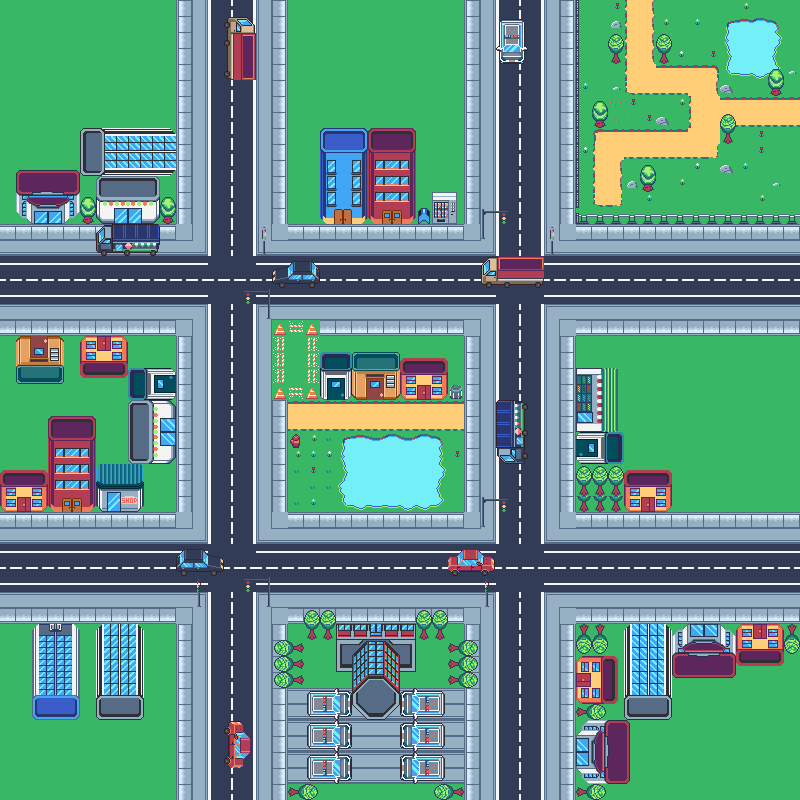

Rendered tile map (Tiled .tmx) drawn with the repository's tilesets; below, a short description and the map source with its tile grids summarised:
An orthogonal 50x50 tile map with 16x16 px tiles, 7 tile layers (background, -Route, eau, arbres, ...), 2 tilesets and 70 objects (67x collision, spawn).

<map version="1.10" tiledversion="1.12.1" orientation="orthogonal" renderorder="right-down" width="50" height="50" tilewidth="16" tileheight="16" infinite="0" nextlayerid="13" nextobjectid="94">
 <tileset firstgid="1" source="asset ville global.tsx" />
 <tileset firstgid="4097" source="asset ville global.tsx" />
 <layer id="1" name="background" width="50" height="50">
  <data>[2500 cells, 2500 non-empty, 1 distinct tile ids]</data>
 </layer>
 <layer id="2" name="-Route" width="50" height="50">
  <data>[2500 cells, 1409 non-empty, 70 distinct tile ids]</data>
 </layer>
 <layer id="7" name="eau" width="50" height="50">
  <data>[2500 cells, 1 non-empty, 1 distinct tile ids]</data>
 </layer>
 <layer id="6" name="arbres" width="50" height="50">
  <data>[2500 cells, 217 non-empty, 101 distinct tile ids]</data>
 </layer>
 <layer id="4" name="batiments" width="50" height="50">
  <data>[2500 cells, 188 non-empty, 163 distinct tile ids]</data>
 </layer>
 <layer id="5" name="voiture" width="50" height="50">
  <data>[2500 cells, 144 non-empty, 56 distinct tile ids]</data>
 </layer>
 <layer id="8" name="signalisation" width="50" height="50">
  <data>[2500 cells, 42 non-empty, 26 distinct tile ids]</data>
 </layer>
 <objectgroup id="11" name="spawn">
  <object id="17" name="spawn" x="375.475" y="399.349">
   <point />
  </object>
 </objectgroup>
 <objectgroup id="12" name="bloc">
  <object id="19" name="collision" x="-33.6408" y="-49.9186" width="895.279" height="53.1742" />
  <object id="20" name="collision" x="796.527" y="-73.7927" width="22.7889" height="880.087" />
  <object id="22" name="collision" x="-27.1297" y="791.101" width="857.298" height="66.1964" />
  <object id="23" name="collision" x="-57.0634" y="-76.5968" width="60.7705" height="962.561" />
  <object id="24" name="collision" x="6.51112" y="167.119" width="170.374" height="57.5149" />
  <object id="27" name="collision" x="80.3039" y="125.882" width="95.4965" height="51.0038" />
  <object id="29" name="collision" x="227.889" y="16.2778" width="26.0445" height="62.9409" />
  <object id="30" name="collision" x="317.96" y="125.882" width="97.6668" height="96.5817" />
  <object id="31" name="collision" x="415.627" y="206.186" width="17.363" height="17.363" />
  <object id="32" name="collision" x="432.99" y="192.078" width="22.7889" height="31.4704" />
  <object id="33" name="collision" x="499.186" y="20.6186" width="23.8741" height="43.4075" />
  <object id="34" name="collision" x="592.512" y="97.6668" width="14.1074" height="31.4704" />
  <object id="35" name="collision" x="608.79" y="31.4704" width="15.1926" height="32.5556" />
  <object id="36" name="collision" x="655.453" y="30.3852" width="17.363" height="36.8964" />
  <object id="37" name="collision" x="770.483" y="67.2816" width="10.8519" height="30.3852" />
  <object id="38" name="collision" x="727.075" y="21.7037" width="49.9186" height="55.3445" />
  <object id="39" name="collision" x="720.564" y="112.859" width="15.1926" height="30.3852" />
  <object id="40" name="collision" x="641.346" y="162.778" width="15.1926" height="31.4704" />
  <object id="41" name="collision" x="623.983" y="175.8" width="17.363" height="15.1926" />
  <object id="42" name="collision" x="654.368" y="112.859" width="15.1926" height="16.2778" />
  <object id="43" name="collision" x="717.309" y="162.778" width="18.4482" height="14.1074" />
  <object id="44" name="collision" x="719.479" y="79.2187" width="15.1926" height="18.4482" />
  <object id="45" name="collision" x="608.79" y="17.363" width="13.0222" height="14.1074" />
  <object id="46" name="collision" x="94.4113" y="224.634" width="65.1112" height="33.6408" />
  <object id="47" name="collision" x="269.126" y="260.445" width="52.089" height="29.3001" />
  <object id="48" name="collision" x="479.653" y="258.275" width="64.026" height="28.2149" />
  <object id="49" name="collision" x="479.653" y="206.186" width="2.17037" height="34.726" />
  <object id="50" x="551.275" y="226.804" height="24.9593" />
  <object id="51" name="collision" x="572.979" y="214.867" width="219.208" height="9.76668" />
  <object id="52" name="collision" x="567.553" y="-1.08519" width="13.0222" height="223.549" />
  <object id="53" name="collision" x="270.212" y="316.875" width="47.7482" height="83.5594" />
  <object id="54" name="collision" x="286.489" y="428.649" width="17.363" height="19.5334" />
  <object id="55" name="collision" x="342.919" y="436.245" width="98.752" height="72.7075" />
  <object id="56" name="collision" x="493.76" y="399.349" width="34.726" height="66.1964" />
  <object id="57" name="collision" x="576.234" y="364.623" width="44.4927" height="147.585" />
  <object id="58" name="collision" x="576.234" y="463.375" width="95.4965" height="48.8334" />
  <object id="59" name="collision" x="480.738" y="495.931" width="4.34075" height="34.726" />
  <object id="60" name="collision" x="447.097" y="551.275" width="47.7482" height="26.0445" />
  <object id="61" name="collision" x="480.738" y="577.32" width="8.6815" height="33.6408" />
  <object id="62" name="collision" x="316.875" y="348.345" width="84.6446" height="52.089" />
  <object id="63" name="collision" x="399.349" y="358.112" width="47.7482" height="41.2371" />
  <object id="64" name="collision" x="447.097" y="381.986" width="19.5334" height="19.5334" />
  <object id="65" name="collision" x="259.36" y="227.889" width="7.59631" height="26.0445" />
  <object id="66" name="collision" x="265.871" y="291.915" width="5.42594" height="28.2149" />
  <object id="67" name="collision" x="15.1926" y="334.238" width="48.8334" height="49.9186" />
  <object id="68" name="collision" x="79.2187" y="334.238" width="46.663" height="43.4075" />
  <object id="69" name="collision" x="126.967" y="366.793" width="48.8334" height="97.6668" />
  <object id="70" name="collision" x="0" y="472.056" width="143.245" height="41.2371" />
  <object id="71" name="collision" x="95.4965" y="461.205" width="47.7482" height="49.9186" />
  <object id="72" name="collision" x="47.7482" y="414.542" width="46.663" height="85.7298" />
  <object id="73" name="collision" x="175.8" y="546.934" width="53.1742" height="29.3001" />
  <object id="74" name="collision" x="264.786" y="576.234" width="8.6815" height="33.6408" />
  <object id="75" name="collision" x="193.163" y="572.979" width="10.8519" height="35.8112" />
  <object id="76" name="collision" x="301.682" y="605.534" width="34.726" height="35.8112" />
  <object id="77" name="collision" x="412.371" y="604.449" width="33.6408" height="35.8112" />
  <object id="78" name="collision" x="446.012" y="640.26" width="31.4704" height="51.0038" />
  <object id="79" name="collision" x="271.297" y="640.26" width="33.6408" height="47.7482" />
  <object id="80" name="collision" x="336.408" y="620.727" width="75.9631" height="51.0038" />
  <object id="81" name="collision" x="349.43" y="669.56" width="49.9186" height="49.9186" />
  <object id="82" name="collision" x="302.767" y="686.923" width="143.245" height="105.263" />
  <object id="83" name="collision" x="224.634" y="718.394" width="24.9593" height="53.1742" />
  <object id="84" name="collision" x="30.3852" y="622.897" width="47.7482" height="96.5817" />
  <object id="85" name="collision" x="95.4965" y="621.812" width="46.663" height="98.752" />
  <object id="86" name="collision" x="574.064" y="621.812" width="48.8334" height="186.652" />
  <object id="87" name="collision" x="616.386" y="699.946" width="54.2594" height="100.922" />
  <object id="88" name="collision" x="616.386" y="639.175" width="52.089" height="45.5779" />
  <object id="89" name="collision" x="668.475" y="621.812" width="67.2816" height="56.4297" />
  <object id="90" name="collision" x="734.672" y="618.557" width="67.2816" height="52.089" />
  <object id="91" x="122.626" y="-16.2778" />
 </objectgroup>
</map>
